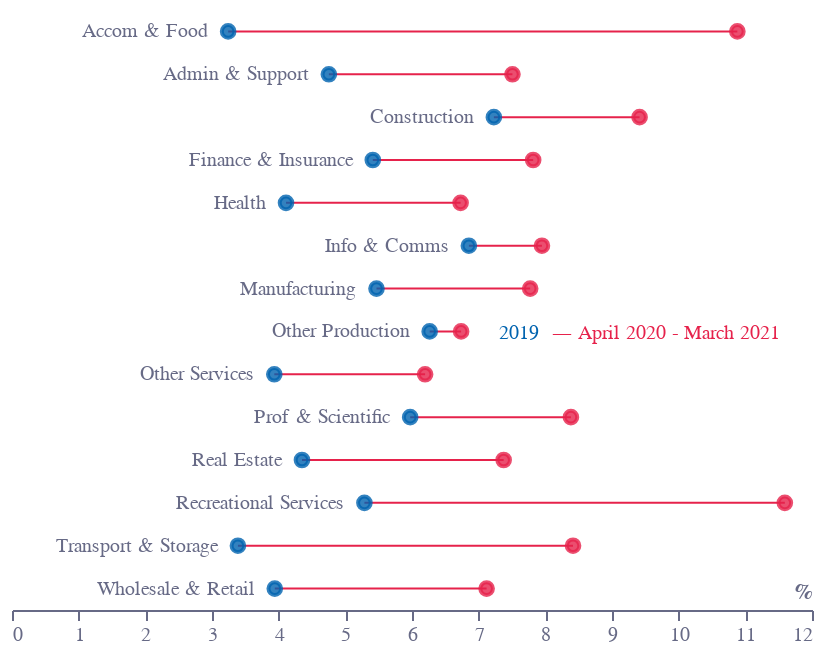

The notebook cell saved with this chart:
### Code cell
base = (
    alt.Chart(f6)
    .encode(
        x=alt.X('April 2020 - March 2021:Q',title='',axis=alt.Axis(
            grid=False,title='%',
            titleAnchor='end',titleY=-15,labelColor=colors['eco-gray'],titleColor=colors['eco-gray'],
            tickColor=colors['eco-gray'],domainColor=colors['eco-gray'],
            
        )),
        y=alt.Y('Industry:N',axis=None)
    )
)
bars=base.mark_point(size=40,color=colors['eco-pink'],fill=colors['eco-pink'],opacity=0.8)
points=base.mark_point(size=40,color=colors['eco-mid-blue'],fill=colors['eco-mid-blue'],opacity=0.8).encode(
        x=alt.X('2019:Q')
    )
text=base.mark_text(color=colors['eco-gray'],size=10,align='right',xOffset=-10).encode(
        x=alt.X('2019:Q'),text='Industry:N'
    )
lines=base.mark_errorbar(color=colors['eco-pink']).encode(
        x=alt.X('2019:Q',title='%'),
        x2=alt.X2('April 2020 - March 2021:Q'),
        y=alt.Y('Industry:N',title='')
    )
label=alt.Chart(pd.DataFrame([{'x':8.1,'y':'Other Production','t':'— April 2020 - March 2021',
                               'c':colors['eco-pink']},
                              {'x':7.3,'y':'Other Production','t':'2019',
                               'c':colors['eco-mid-blue']}]))\
.mark_text(yOffset=1,align='left',size=10,baseline='middle').encode(
    text='t',x='x:Q',y='y:N',color=alt.Color('c:N',scale=None)
)
layer = (
    lines+bars+points+label+text
).configure_view(stroke=None).properties(title="").properties(height=300, width=400)
layer.save("visualisation/" + f + ".json")
layer

### Figure 1 — Vega-Lite specification as saved in the notebook (floating-point values rounded to 4 significant figures)
{"config": {"view": {"continuousWidth": 400, "continuousHeight": 300, "stroke": null}}, "layer": [{"mark": {"type": "errorbar", "color": "#E6224B"}, "encoding": {"x": {"type": "quantitative", "field": "2019", "title": "%"}, "x2": {"field": "April 2020 - March 2021"}, "y": {"type": "nominal", "field": "Industry", "title": ""}}}, {"mark": {"type": "point", "color": "#E6224B", "fill": "#E6224B", "opacity": 0.8, "size": 40}, "encoding": {"x": {"type": "quantitative", "axis": {"domainColor": "#676A86", "grid": false, "labelColor": "#676A86", "tickColor": "#676A86", "title": "%", "titleAnchor": "end", "titleColor": "#676A86", "titleY": -15}, "field": "April 2020 - March 2021", "title": ""}, "y": {"type": "nominal", "axis": null, "field": "Industry"}}}, {"mark": {"type": "point", "color": "#0063AF", "fill": "#0063AF", "opacity": 0.8, "size": 40}, "encoding": {"x": {"type": "quantitative", "field": "2019"}, "y": {"type": "nominal", "axis": null, "field": "Industry"}}}, {"data": {"name": "data-4931f318ada2a72b9ebd48f75e68fce3"}, "mark": {"type": "text", "align": "left", "baseline": "middle", "size": 10, "yOffset": 1}, "encoding": {"color": {"type": "nominal", "field": "c", "scale": null}, "text": {"type": "nominal", "field": "t"}, "x": {"type": "quantitative", "field": "x"}, "y": {"type": "nominal", "field": "y"}}}, {"data": {"name": "data-ffa67ea4f03b20ee6f68948d8c65ecc8"}, "mark": {"type": "text", "align": "right", "color": "#676A86", "size": 10, "xOffset": -10}, "encoding": {"text": {"type": "nominal", "field": "Industry"}, "x": {"type": "quantitative", "field": "2019"}, "y": {"type": "nominal", "axis": null, "field": "Industry"}}}], "data": {"name": "data-ffa67ea4f03b20ee6f68948d8c65ecc8"}, "height": 300, "title": "", "width": 400, "$schema": "https://vega.github.io/schema/vega-lite/v4.8.1.json", "datasets": {"data-ffa67ea4f03b20ee6f68948d8c65ecc8": [{"Industry": "Other Services", "2019": 3.935, "April 2020 - March 2021": 6.197}, {"Industry": "Health", "2019": 4.11, "April 2020 - March 2021": 6.729}, {"Industry": "Other Production", "2019": 6.265, "April 2020 - March 2021": 6.737}, {"Industry": "Wholesale & Retail", "2019": 3.942, "April 2020 - March 2021": 7.119}, {"Industry": "Real Estate", "2019": 4.349, "April 2020 - March 2021": 7.375}, {"Industry": "Admin & Support", "2019": 4.753, "April 2020 - March 2021": 7.507}, {"Industry": "Manufacturing", "2019": 5.467, "April 2020 - March 2021": 7.773}, {"Industry": "Finance & Insurance", "2019": 5.412, "April 2020 - March 2021": 7.817}, {"Industry": "Info & Comms", "2019": 6.853, "April 2020 - March 2021": 7.949}, {"Industry": "Prof & Scientific", "2019": 5.973, "April 2020 - March 2021": 8.384}, {"Industry": "Transport & Storage", "2019": 3.389, "April 2020 - March 2021": 8.415}, {"Industry": "Construction", "2019": 7.228, "April 2020 - March 2021": 9.414}, {"Industry": "Accom & Food", "2019": 3.242, "April 2020 - March 2021": 10.88}, {"Industry": "Recreational Services", "2019": 5.286, "April 2020 - March 2021": 11.59}], "data-4931f318ada2a72b9ebd48f75e68fce3": [{"x": 8.1, "y": "Other Production", "t": "— April 2020 - March 2021", "c": "#E6224B"}, {"x": 7.3, "y": "Other Production", "t": "2019", "c": "#0063AF"}]}}
